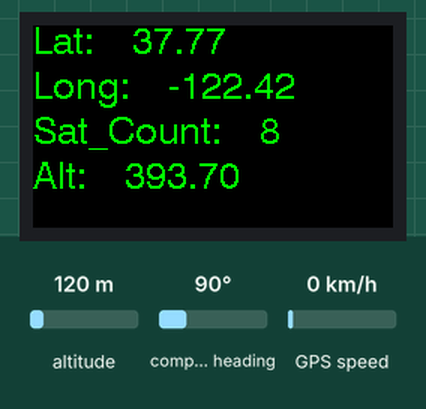
Bench run of a sketch on a simulated ESP32. Shown: 240×135 colour display. The test bench sets the inputs (shaded band); at power-on: altitude 120 m, compass heading 90°, GPS speed 0 km/h. The GPS gets a fix after 3 s at 37.7749, -122.4194 with 8 satellites; what the sketch prints to the serial monitor is not drawn.

Above: at 3.9 s.
4.0 s: altitude set to 20 m
At 5.5 s:
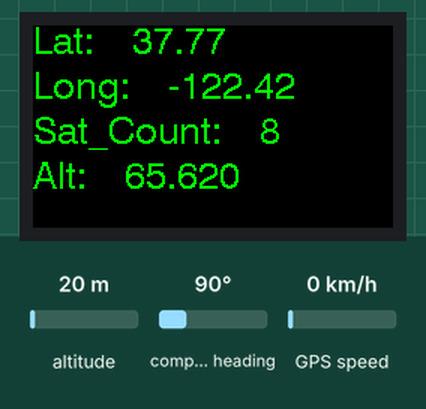
5.8 s: altitude set to 250 m
At 7.3 s:
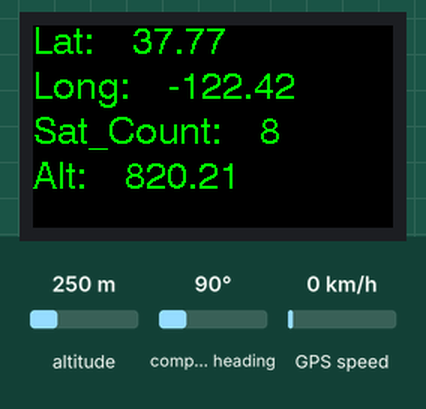
7.8 s: altitude set to 500 m
At 8.9 s:
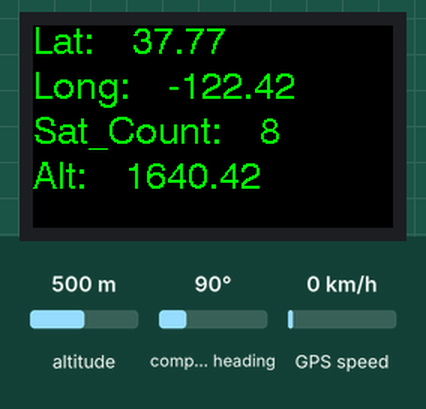
Timing chart, 0 to 10.8 s (numbered marks = the images above; inputs shaded):
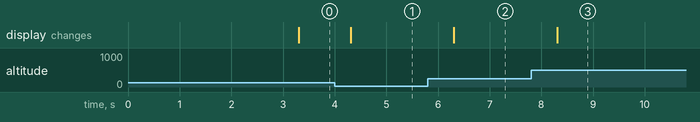

The sketch:

GPS_TEST_WORKING.ino
```cpp
/*
 * This ESP32 code is created by esp32io.com
 *
 * This ESP32 code is released in the public domain
 *
 * For more detail (instruction and wiring diagram), visit https://esp32io.com/tutorials/esp32-gps
 */

// GPS REFERENCE: http://arduiniana.org/libraries/tinygpsplus/

// USING TTGO-LoRa32_V2 BOARD

#include <TinyGPS++.h>
#include <TFT_eSPI.h> // Graphics and font library for ST7735 driver chip
#include <SPI.h>
TFT_eSPI tft = TFT_eSPI();  // Invoke library, pins defined in User_Setup.h

TinyGPSPlus gps;  // the TinyGPS++ object


void setup() {

  tft.init();
  tft.setRotation(1);
  tft.fillScreen(TFT_BLACK);
  tft.setTextSize(1);
  tft.setTextColor(TFT_GREEN, TFT_BLACK);

  Serial.begin(9600);
  Serial2.begin(9600, SERIAL_8N1, 26, 25); //25 is RX (Black), 26 is TX (Yellow)

  Serial.println(F("ESP32 - GPS module"));
}

void loop() {
  if (Serial2.available() > 0) {
    if (gps.encode(Serial2.read())) {
      if (gps.location.isValid()) {
        // LOG LATITUDE
        Serial.print(F("- latitude: "));
        Serial.println(gps.location.lat());

        // DISPLAY LATITUDE ON SCREEN
        String gpsLat = String(gps.location.lat());
        tft.drawString("Lat:     " + gpsLat, 0, 0, 4);

        //LOG LONGITUDE
        Serial.print(F("- longitude: "));
        Serial.println(gps.location.lng());

        // DISPLAY LONGITUDE ON SCREEN
        String gpsLong = String(gps.location.lng());
        tft.drawString("Long:     " + gpsLong, 0, 30, 4);

        // LOG NUMBER OF SATELLITES
        Serial.print(F("- SATELLITES: "));
        Serial.print(gps.satellites.value());
        String gpsSats = String(gps.satellites.value());
        tft.drawString("Sat_Count:     " + gpsSats, 0, 60, 4);

        //CHECK IF ALTITUDE IS VALID
        if (gps.altitude.isValid()){
          // LOG ALTITUDE
          Serial.print(F("- altitude: "));
          Serial.println(gps.altitude.feet());
          Serial.println(F(" feet"));
          //DISPLAY ALTITUDE ON SCREEN
          String gpsAlt = String(gps.altitude.feet());
          tft.drawString("Alt:     " + gpsAlt, 0, 90, 4);
        }else{
          Serial.println(F("INVALID"));
        }

      } else {
        Serial.println(F("- location: INVALID"));
      }

      Serial.print(F("- speed: "));
      if (gps.speed.isValid()) {
        Serial.print(gps.speed.mph());
        Serial.println(F(" mph"));
      } else {
        Serial.println(F("INVALID"));
      }

      Serial.println();
    }
  }

  if (millis() > 5000 && gps.charsProcessed() < 10)
    Serial.println(F("No GPS data received: check wiring"));
}


//      Serial.print(F("- GPS date&time: "));
//      if (gps.date.isValid() && gps.time.isValid()) {
//        Serial.print(gps.date.year());
//        Serial.print(F("-"));
//        Serial.print(gps.date.month());
//        Serial.print(F("-"));
//        Serial.print(gps.date.day());
//        Serial.print(F(" "));
//        Serial.print(gps.time.hour());
//        Serial.print(F(":"));
//        Serial.print(gps.time.minute());
//        Serial.print(F(":"));
//        Serial.println(gps.time.second());
//      } else {
//        Serial.println(F("INVALID"));
//      }
```

Measured:
- after the input at 4.0 s, the display: changes after 0.31 s (image 1)
- after the input at 5.8 s, the display: changes after 0.51 s (image 2)
- after the input at 7.8 s, the display: changes after 0.51 s (image 3)
